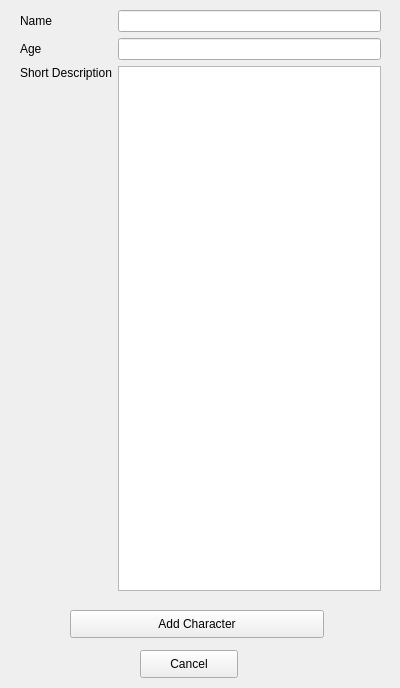
<?xml version="1.0" encoding="UTF-8"?>
<ui version="4.0">
 <class>Form</class>
 <widget class="QWidget" name="Form">
  <property name="windowModality">
   <enum>Qt::ApplicationModal</enum>
  </property>
  <property name="geometry">
   <rect>
    <x>0</x>
    <y>0</y>
    <width>400</width>
    <height>688</height>
   </rect>
  </property>
  <property name="windowTitle">
   <string>Form</string>
  </property>
  <widget class="QWidget" name="gridLayoutWidget">
   <property name="geometry">
    <rect>
     <x>20</x>
     <y>10</y>
     <width>361</width>
     <height>581</height>
    </rect>
   </property>
   <layout class="QGridLayout" name="gridLayout">
    <item row="1" column="1">
     <widget class="QLineEdit" name="ageLineEdit"/>
    </item>
    <item row="1" column="0">
     <widget class="QLabel" name="label_2">
      <property name="text">
       <string>Age</string>
      </property>
     </widget>
    </item>
    <item row="0" column="1">
     <widget class="QLineEdit" name="nameLineEdit"/>
    </item>
    <item row="2" column="0">
     <widget class="QLabel" name="label_3">
      <property name="sizePolicy">
       <sizepolicy hsizetype="Preferred" vsizetype="Preferred">
        <horstretch>0</horstretch>
        <verstretch>0</verstretch>
       </sizepolicy>
      </property>
      <property name="text">
       <string>Short Description</string>
      </property>
      <property name="alignment">
       <set>Qt::AlignLeading|Qt::AlignLeft|Qt::AlignTop</set>
      </property>
     </widget>
    </item>
    <item row="2" column="1">
     <widget class="QTextEdit" name="descTextEdit"/>
    </item>
    <item row="0" column="0">
     <widget class="QLabel" name="label">
      <property name="text">
       <string>Name</string>
      </property>
     </widget>
    </item>
   </layout>
  </widget>
  <widget class="QPushButton" name="addBtn">
   <property name="geometry">
    <rect>
     <x>70</x>
     <y>610</y>
     <width>254</width>
     <height>28</height>
    </rect>
   </property>
   <property name="text">
    <string>Add Character</string>
   </property>
  </widget>
  <widget class="QPushButton" name="cancelBtn">
   <property name="geometry">
    <rect>
     <x>140</x>
     <y>650</y>
     <width>98</width>
     <height>28</height>
    </rect>
   </property>
   <property name="text">
    <string>Cancel</string>
   </property>
  </widget>
 </widget>
 <resources/>
 <connections/>
</ui>
